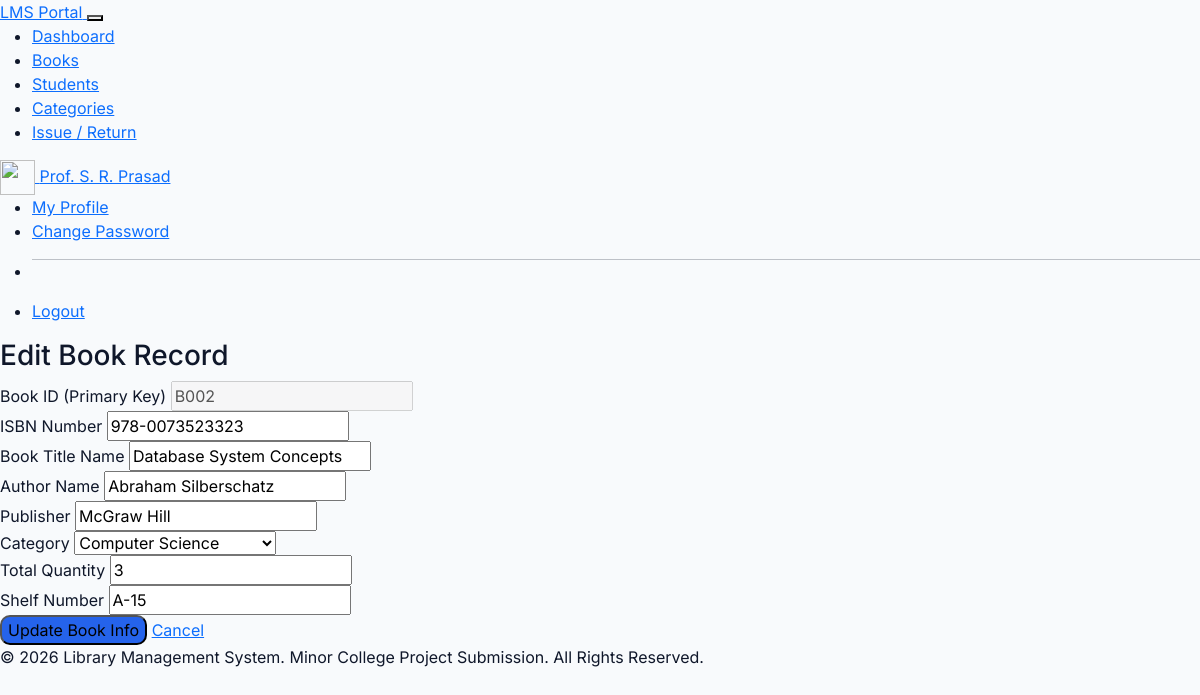
The page /books/edit.php?id=B002 (signed in) on the database its author committed.
### tables this page shows
CREATE TABLE `books` (
  `id` VARCHAR(20) NOT NULL,
  `name` VARCHAR(255) NOT NULL,
  `author` VARCHAR(150) NOT NULL,
  `category_id` INT(11) DEFAULT NULL,
  `publisher` VARCHAR(150) NOT NULL,
  `isbn` VARCHAR(50) NOT NULL UNIQUE,
  `quantity` INT(11) NOT NULL DEFAULT 1,
  `available_copies` INT(11) NOT NULL DEFAULT 1,
  `shelf_number` VARCHAR(50) NOT NULL,
  `status` VARCHAR(20) NOT NULL DEFAULT 'Available',
  PRIMARY KEY (`id`),
  KEY `fk_books_category_idx` (`category_id`),
  CONSTRAINT `fk_books_category` FOREIGN KEY (`category_id`) REFERENCES `categories` (`id`) ON DELETE SET NULL ON UPDATE CASCADE
);

CREATE TABLE `categories` (
  `id` INT(11) NOT NULL AUTO_INCREMENT,
  `name` VARCHAR(100) NOT NULL UNIQUE,
  `description` TEXT DEFAULT NULL,
  PRIMARY KEY (`id`)
);

### books/edit.php (the view, shortened to what this page needs)
<?php
$root_dir = '../';
require_once $root_dir . 'includes/header.php';
require_once $root_dir . 'includes/navbar.php';
require_once $root_dir . 'config/db.php';
$book_id = $_GET['id'];
$stmt = $conn->prepare("SELECT * FROM books WHERE id = ?");
$stmt->execute([$book_id]);
$book = $stmt->fetch();
$categories = $conn->query("SELECT id, name FROM categories ORDER BY name ASC")->fetchAll();
?>
<div className="container py-5">
    <div className="max-w-xl mx-auto">
        <div className="d-flex align-items-center gap-2 mb-4">
            <h3 className="fw-black text-slate-900 mb-0">Edit Book Record</h3>
        </div>
        <div className="card border-0 shadow-sm rounded-4 p-4 bg-white">
            <form action="edit.php?id=<?php echo urlencode($book_id); ?>" method="POST" className="space-y-4 text-xs">
                <div className="row g-3">
                    <div className="col-12 col-md-6">
                        <label className="form-label font-bold text-slate-700">Book ID (Primary Key)</label>
                        <input type="text" disabled className="form-control font-mono bg-light" value="<?php echo htmlspecialchars($book['id']); ?>">
                    </div>
                    <div className="col-12 col-md-6">
                        <label className="form-label font-bold text-slate-700">ISBN Number</label>
                        <input type="text" name="isbn" required className="form-control font-mono" placeholder="ISBN" value="<?php echo htmlspecialchars($book['isbn']); ?>">
                    </div>
                    <div className="col-12">
                        <label className="form-label font-bold text-slate-700">Book Title Name</label>
                        <input type="text" name="name" required className="form-control" placeholder="Book title" value="<?php echo htmlspecialchars($book['name']); ?>">
                    </div>
                    <div className="col-12 col-md-6">
                        <label className="form-label font-bold text-slate-700">Author Name</label>
                        <input type="text" name="author" required className="form-control" placeholder="Author's name" value="<?php echo htmlspecialchars($book['author']); ?>">
                    </div>
                    <div className="col-12 col-md-6">
                        <label className="form-label font-bold text-slate-700">Publisher</label>
                        <input type="text" name="publisher" required className="form-control" placeholder="Publisher" value="<?php echo htmlspecialchars($book['publisher']); ?>">
                    </div>
                    <div className="col-12 col-md-6">
                        <label className="form-label font-bold text-slate-700">Category</label>
                        <select name="category_id" className="form-select">
                            <?php foreach ($categories as $cat): ?>
                                <option value="<?php echo $cat['id']; ?>" <?php echo $book['category_id'] == $cat['id'] ? 'selected' : ''; ?>>
                                    <?php echo htmlspecialchars($cat['name']); ?>
                                </option>
                            <?php endforeach; ?>
                        </select>
                    </div>
                    <div className="col-12 col-md-3">
                        <label className="form-label font-bold text-slate-700">Total Quantity</label>
                        <input type="number" name="quantity" required min="1" className="form-control" value="<?php echo htmlspecialchars($book['quantity']); ?>">
                    </div>
                    <div className="col-12 col-md-3">
                        <label className="form-label font-bold text-slate-700">Shelf Number</label>
                        <input type="text" name="shelf_number" required className="form-control font-mono" placeholder="e.g. A-12" value="<?php echo htmlspecialchars($book['shelf_number']); ?>">
                    </div>
                </div>
                <div className="mt-4 pt-3 flex gap-2">
                    <button type="submit" className="btn btn-primary px-4 py-2.5 fw-semibold border-0 text-xs" style="background-color: var(--brand-blue); border-radius:10px;">
                        Update Book Info
                    </button>
                    <a href="index.php" className="btn btn-light px-4 py-2.5 border text-xs" style="border-radius:10px;">Cancel</a>
                </div>
            </form>
        </div>
    </div>
</div>
<?php require_once $root_dir . 'includes/footer.php'; ?>

### includes/header.php (style rules this page uses)
:root { --brand-blue: #2563eb; --brand-blue-dark: #1e40af; --brand-light: #f8fafc; --brand-gray: #e2e8f0; }
body { font-family: 'Inter', sans-serif; background-color: var(--brand-light); color: #0f172a; }

### rows shown on the page
books: id "B002", isbn "978-0073523323", name "Database System Concepts", author "Abraham Silberschatz", publisher "McGraw Hill", category_id "Computer Science", quantity "3", shelf_number "A-15"

### other values the page prints
$_SESSION['admin_name'] "Prof. S. R. Prasad"
